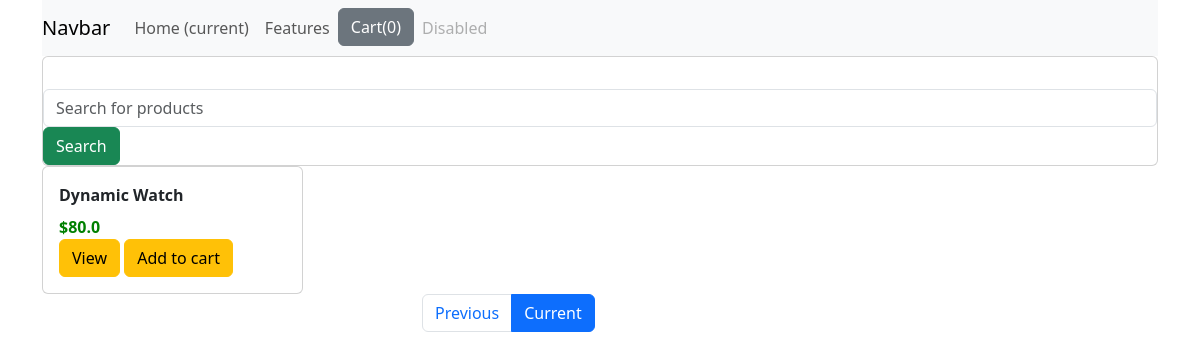
Before: /?page=2 with the older database file.
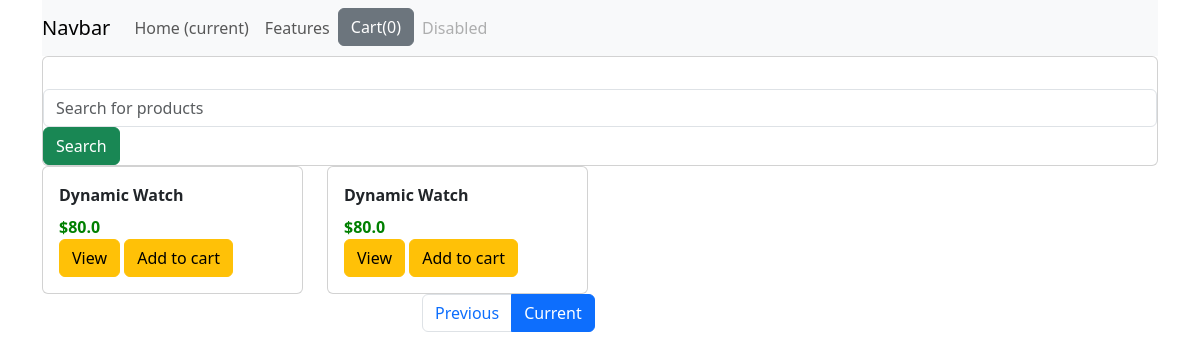
After: the same page with the newer database file.
### shop/models.py (models this page shows)
class Products(models.Model):
    title = models.CharField(max_length=200)
    price = models.FloatField()
    discount = models.FloatField()
    category = models.CharField(max_length=200)
    desc = models.TextField()
    image = models.CharField(max_length=300)

### shop/views.py (the view)
# urls.py: path('',views.index,name='index'),
def index(request):
    product_objects = Products.objects.all()
    item_name = request.GET.get('item_name')
    if item_name != '' and item_name is not None:
        product_objects = product_objects.filter(title__icontains=item_name)
    paginator = Paginator(product_objects,4)
    page = request.GET.get('page')
    product_objects = paginator.get_page(page)
    return render(request,'shop/index.html',{'product_objects':product_objects})

### shop/templates/shop/index.html (shortened to what this page needs)
{% load static %}
<!DOCTYPE html>
<html lang="en">
<head>
    <link href="https://cdn.jsdelivr.net/npm/bootstrap@5.3.0-alpha1/dist/css/bootstrap.min.css" rel="stylesheet">
<link rel="stylesheet" href="{% static 'shop/style.css' %}">
</head>
<body>
    <div class="container">
        <div class="row">
            <div class="col-md-12">
                <nav class="navbar navbar-expand-lg navbar-light bg-light">
                    <a class="navbar-brand" href="#">Navbar</a>
                    <div class="collapse navbar-collapse" id="navbarNav">
                      <ul class="navbar-nav">
                        <li class="nav-item active">
                          <a class="nav-link" href="#">Home <span class="sr-only">(current)</span></a>
                        </li>
                        <li class="nav-item">
                          <a class="nav-link" href="#">Features</a>
                        </li>
                        <li class="nav-item">
                            <button id="cart" data-html="true" type="button" class="btn btn-secondary" data-container="body" data-toggle="popover" data-placement="bottom" data-content="Vivamus
sagittis lacus vel augue laoreet rutrum faucibus.">
 Cart(0)
</button>
                        </li>
                        <li class="nav-item">
                          <a class="nav-link disabled" href="#">Disabled</a>
                        </li>
                      </ul>
                    </div>
                  </nav>
            </div>
        </div>
        <div class="row">
            <div class="col-md-12">
                <form class="card card-sa">
                    <div class="card-body row no-gutters align-items-center "></div>
                        <div class="col">
                        <input type="search" name="item_name" placeholder="Search for products" class="form-control form-control-borderless">
                    </div>
                    <div class="col-auto">
                        <button class="btn btn-success" type="submit">Search</button>
                    </div>
                </form>
            </div>
        </div>
        <div class="row">
            {% for product in product_objects %}
            <div class="col-md-3">
                <div class="card">
                    <div class="card-body">
                        <div id="nm{{product.id}}" class="card-title">
                            {{product.title}}
                        </div>
                        <div class="card-text">
                            ${{ product.price}}
                        </div>
                       <a href="/{{ product.id }}" class="btn btn-warning">View</a>
                       <button id="{{ product.id}}" class="btn atc btn-warning">Add to cart</button>
                    </div>
                </div>
            </div>
            {% endfor %}
        </div>
        <div class="row">
            <div class="col-md-3 offset-md-4">
                <ul class="pagination">
                    {% if product_objects.has_previous %}
                        <li class="page-item">
                            <a class="page-link" href="?page={{ product_objects.previous_page_number }}">Previous</a>
                        </li>
                    {% endif %}
                    <li class="page-item active">
                        <a class="page-link" href="?page={{ product_objects.number }}">Current</a>
                    </li>
                </ul>
            </div>
        </div>
    </div>
</body>
</html>

### shop/static/shop/style.css (style rules this page uses)
.card-text { color: green; font-weight: 800; }
.card-title { font-weight: 900; }

Changed rows visible on the page:
added Products: title "Dynamic Watch", price "80.0"
